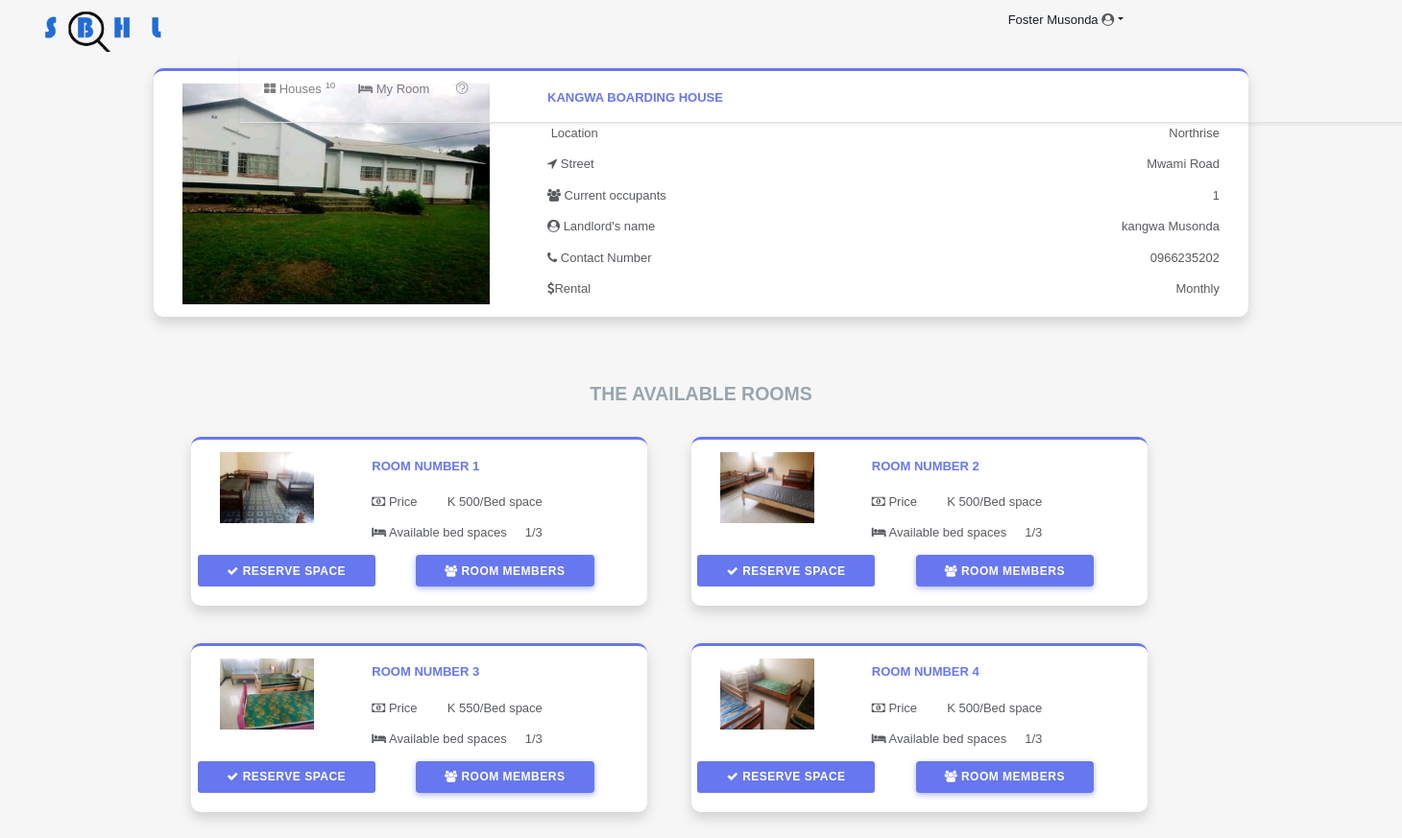
/houseDetails.php?get_details=3 (signed in), run on the app's committed database.
### tables this page shows
CREATE TABLE IF NOT EXISTS `boardinghouse` (
  `bh_id` int(11) NOT NULL AUTO_INCREMENT,
  `name` varchar(30) NOT NULL,
  `Landloard_id` int(11) NOT NULL,
  `location` varchar(30) NOT NULL,
  `house_number` varchar(30) NOT NULL,
  `Road` varchar(30) NOT NULL,
  `bh_photo` varchar(100) NOT NULL,
  PRIMARY KEY (`bh_id`)
);

CREATE TABLE IF NOT EXISTS `users` (
  `user_id` int(11) NOT NULL AUTO_INCREMENT,
  `fname` varchar(255) NOT NULL,
  `lname` varchar(255) NOT NULL,
  `email` varchar(255) NOT NULL,
  `phone` varchar(255) NOT NULL,
  `role` varchar(255) NOT NULL,
  `pwd` varchar(255) NOT NULL,
  `agree` varchar(11) NOT NULL,
  `status` varchar(11) NOT NULL COMMENT 'off',
  PRIMARY KEY (`user_id`)
);

CREATE TABLE IF NOT EXISTS `room` (
  `r_id` int(11) NOT NULL AUTO_INCREMENT,
  `b_id` int(11) NOT NULL,
  `room_number` int(11) NOT NULL,
  `room_amount` varchar(11) NOT NULL,
  `room_capacity` int(11) NOT NULL,
  `room_image` varchar(255) NOT NULL,
  PRIMARY KEY (`r_id`)
);

### houseDetails.php (the view, shortened to what this page needs)
<?php
require "./config/config.php";
require './components/functions.php';
if (isset($_SESSION['userid'])) {
 ?>
<!DOCTYPE html>
<html lang="en" manifest="config/cache.appcache">
  <head>
    <link rel="stylesheet" href="css/bootstrap.min.css" />
    <link rel="stylesheet" href="vendors/linericon/style.css">
   <link rel="stylesheet" href="css/style.css" />
    <link rel="stylesheet" href="css/font-awesome.min.css" />
    <link rel="stylesheet" href="css/owl.theme.default.css" />
    <link rel="stylesheet" href="css/owl.carousel.min.css" />
  </head>
  <body>
  <div class="container-fluid">
    <div class="row">
      <div class="col-md-6">
        <a href="#" class="navbar-brand col-md-12"><img src="img/other/lSBHL-logo.png" alt="Student boarding house locator" width="150px"></a>
     </div>
     <div class="col-md-6">
      <ul class="nav offset-md-5">
      <li class="nav-item dropdown">
    <a class="nav-link dropdown-toggle text-dark" data-toggle="dropdown" href="#"><?php echo $_SESSION['fname']." ".$_SESSION['lname']." ";?><i class="fa fa-user-circle" style="color: #585b5f;"></i></a>
  </li>
      </ul>
     </div>
    </div>
  </div>
<nav class="navbar navbar-expand-lg navbar-light col-md-12 border-bottom shadow-sm" >
<div class="collapse navbar-collapse" id="menuButton">
  <ul class="navbar-nav mr-auto py-2 col-md-12">
    <li class="nav-item"><a href="./index.php" class="nav-link"><i class="fa fa-th-large"></i> Houses <sup>10</sup></a></li>
    <li class="nav-item"><a href="./myroom.show.php" class="nav-link"><i class="fa fa-bed"></i> My Room <sup><i class="fa fa-mark"></i></sup></a></li>
    <li class="nav-item"><a href="#" class= "nav-link"><i class="lnr lnr-question-circle"></i></a></li>
    <li class="nav-item"><a href="#" class= "nav-link"><span ></span></a></li>
  </ul>
</div>
</nav>
<?php
if (isset($_GET['get_details'])) {
  $id = $_GET['get_details'];
  $query = mysqli_query($conn, "SELECT * FROM boardinghouse INNER JOIN users ON boardinghouse.Landloard_id = users.user_id WHERE bh_id = '$id'");
  $row = mysqli_fetch_array($query);
}
?>
<div class="col-md-12 mt-3">
<div class="container card py-3 shadow" style="border-top: 3px solid #6777ef;">
  <div class="row">
    <div class="col-md-4">
      <img src="./img/houses/<?php echo $row['bh_photo'];?>" class="col-md-12" width="" height="230px">
    </div>
    <div class="col-md-8">
      <h6 class="col-md-12 text-uppercase py-2 text-primary display-5" id="bhName"><?php echo $row['name'];?></h6>
    <div class="col-md-12 py-2">
     <i class="fa fa-location"></i> Location <span class="float-right"><?php echo $row['location'];?></span>
    </div>
    <div class="col-md-12 py-2">
      <i class="fa fa-location-arrow"></i> Street <span class="float-right"><?php echo $row['Road'];?></span>
    </div>
    <div class="col-md-12 py-2">
      <?php
      $query1 = mysqli_query($conn, "SELECT * FROM `reservation` WHERE Landloard_id = '$row[Landloard_id]'");
      $tenants_num = mysqli_num_rows($query1);
      ?>
      <i class="fa fa-users"></i> Current occupants<span class="float-right"><?php echo $tenants_num;?></span>
    </div>
    <div class="col-md-12 py-2">
      <i class="fa fa-user-circle"></i> Landlord's name<span class="float-right"><?php echo $row['fname']." ".$row['lname'];?></span>
    </div>
    <div class="col-md-12 py-2">
      <i class="fa fa-phone"></i> Contact Number<span class="float-right"><?php echo $row['phone'];?></span>
    </div>
    <div class="col-md-12 py-2">
      <i class="fa fa-dollar"></i>Rental <span class="float-right">Monthly</span>
    </div>
    </div>
  </div>
</div>
<div class="py-2 text-center pt-5">
  <h4 class="text-muted text-uppercase text-underline">The available rooms</h4>
</div>
 </div>
 <div class="container mb-5">
   <div class="row">
     <?php
      $bh_id = $row['bh_id'];
      echo BhHouseRooms($bh_id);
      ?>
   </div>
 </div>
  </body>
</html>
 <?php
}else{
  header("location: ./auth-login.php?action=login_first");
}
?>

### components/functions.php (shortened to what this page needs)
<?php
function BhHouseRooms($bh_id)
{
  require './config/config.php';
  $bhRoom = " ";
  $Bhroom = mysqli_query($conn, "SELECT * FROM ((users INNER JOIN boardinghouse ON users.user_id = boardinghouse.Landloard_id) INNER JOIN room ON boardinghouse.bh_id = room.b_id) WHERE bh_id = '$bh_id'");
  while($bh_row = mysqli_fetch_array($Bhroom)){
    if (mysqli_num_rows($Bhroom) == 0) {
     $bhRoom .= '
     <div class="container card py-3 my-4 shadow" style="border-top: 3px solid #6777ef;">
        <div class="row">
     <h6 class="col-md-12 text-center">No Rooms found</h6>
     </div>
     </div>';
   }else{
    $bhRoom .= '
<div class="col-md-5 card py-3 my-4 ml-5 mx-2 shadow" style="border-top: 3px solid #6777ef;">
  <div class="row">
    <div class="col-md-4">
      <img src="img/rooms/'.$bh_row['room_image'].'" class="col-md-12" >
    </div>
    <div class="col-md-6">
      <h6 class="col-md-12 text-uppercase py-2 text-primary display-5" id="bhName">Room Number '.$bh_row['room_number'].'</h6>
    <div class="col-md-12 py-2">
     <i class="fa fa-money"></i> Price <span class="float-right">K <span id="amount">'.$bh_row['room_amount'].'</span>/Bed space</span>
    </div>
    <div class="col-md-12 py-2">
      <i class="fa fa-bed"></i> Available bed spaces <span class="float-right">1/3</span>
    </div>
    </div>
    <div class="col-md-12 row">
      <button class="col-md-5 my-2 ml-2 mx-1 text-uppercase btn btn-default text-white" value="'.$bh_row['r_id'].'" style="background-color: #6777ef;" data-toggle="modal" data-target="#searchModal" onclick="reserveRoom(this.value)"><i class="fa fa-check"></i> Reserve space</button>
       <button class="col-md-5 my-2 ml-5 mx-1 text-uppercase btn btn-primary text-white" data-toggle="modal" data-target="#roomMembersModal" value="'.$bh_row['r_id'].'" onclick="getRoomMembers(this.value)"><i class="fa fa-users"></i> Room Members</button>
    </div>
  </div>
</div>
';
   }
  }
   return $bhRoom;
}
?>

### css/style.css (style rules this page uses)
body, html { font-family: arial, sans-serif; overflow-x: hidden; color: #585b5f; }
* { margin: 0; padding: 0; -webkit-box-sizing: border-box; box-sizing: border-box; }
* { font-family: 'ubuntu', sans-serif; font-size: 13px; }

### data on the page
boardinghouse: bh_photo (picture), name "KANGWA BOARDING HOUSE", location "Northrise", Road "Mwami Road", users.fname "kangwa", users.lname "Musonda", users.phone "0966235202"
users: room.room_image (picture), room.room_number "1", room.room_amount "500", room.room_number "2", room.room_number "3", room.room_amount "550", room.room_number "4"

### other printed values
$_SESSION['fname'] "Foster"
$_SESSION['lname'] "Musonda"
$tenants_num "1"
